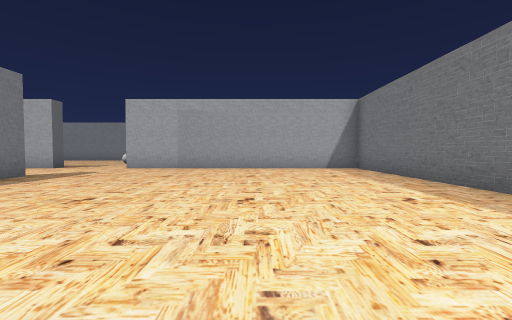
view 1 (above)

21 first-person views from a walk through a scene from a Unity 3-D project. The camera is 1.2 m above the floor, tilts 2° down and sees 90° across. The floor is counted in squares, 2 m on a side. Each view is taken from the middle of a square. On the plan, view 1 faces up. The plan holds only what a view shows up to about 9 squares ahead; the rest is blank. The player is left out. Some surface patterns are stand-ins.

view 2
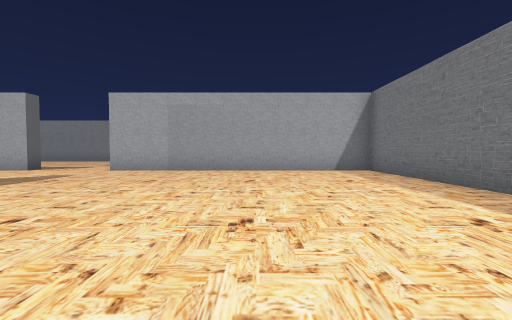

view 3
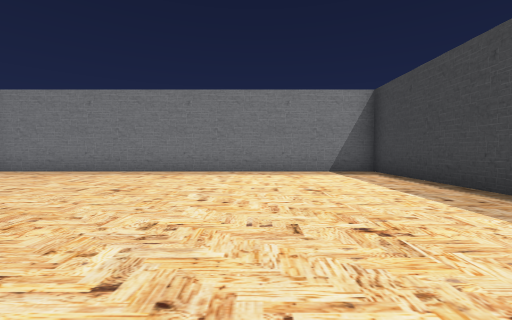

view 4
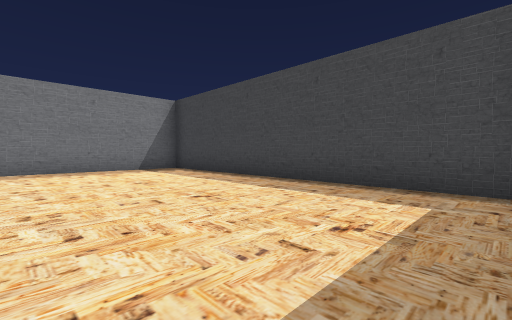

view 5
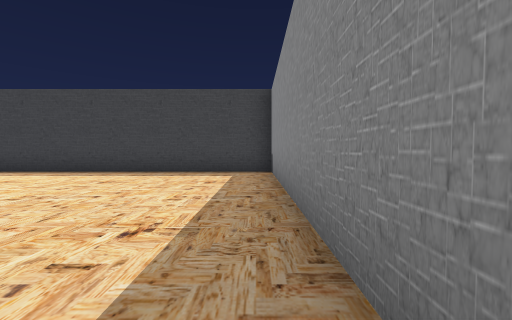

view 6
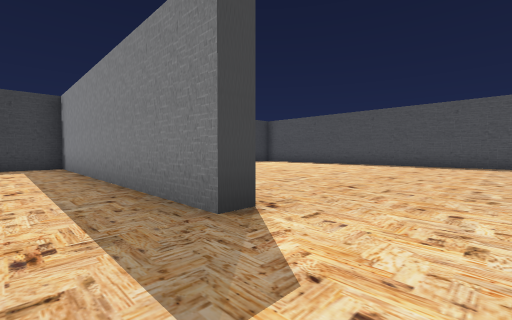

view 7
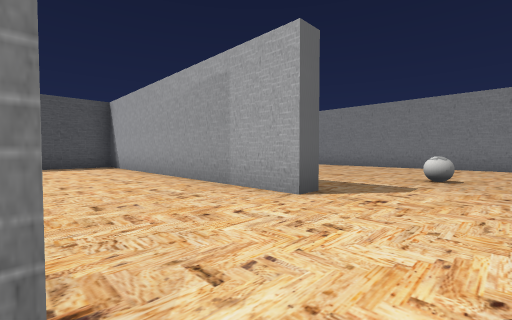

view 8
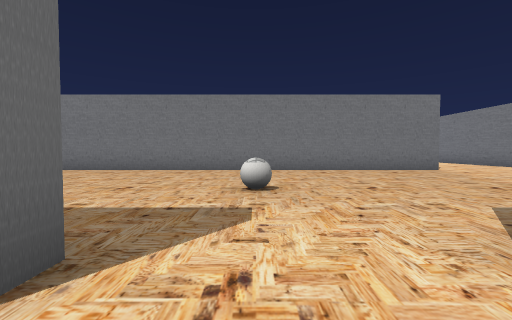

view 9
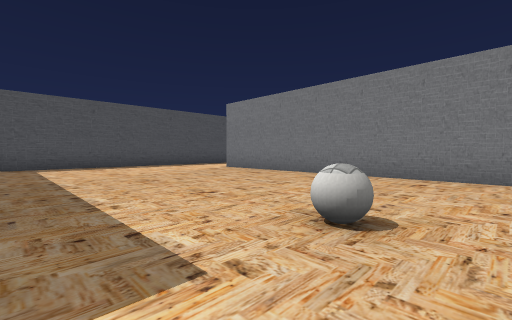

view 10
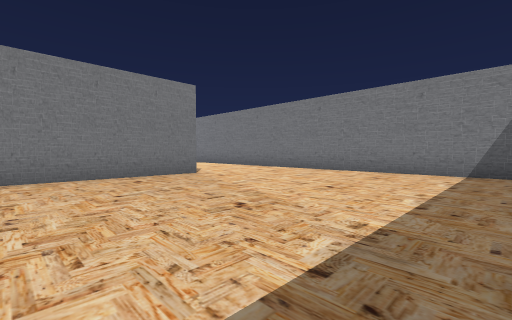

view 11
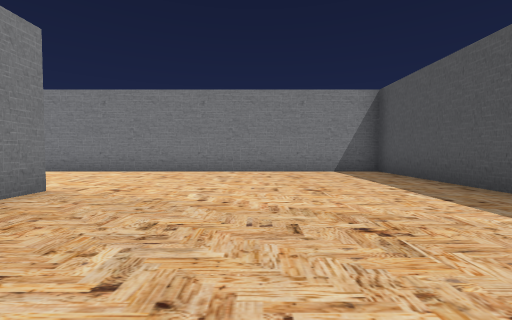

view 12
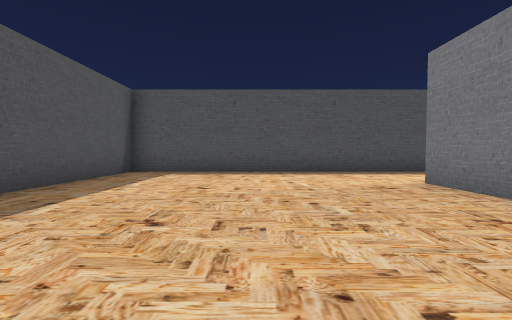

view 13
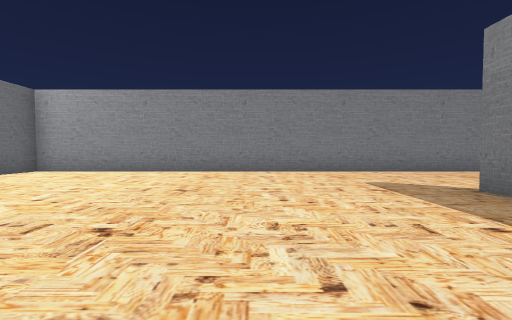

view 14
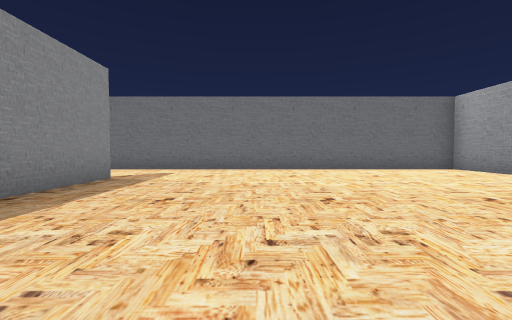

view 15
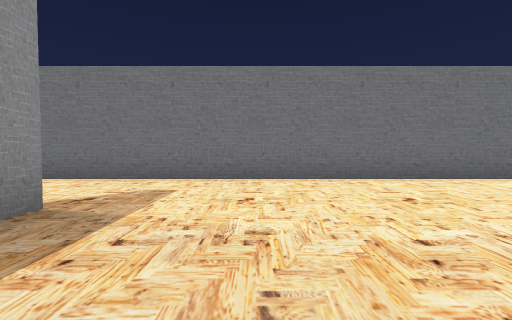

view 16
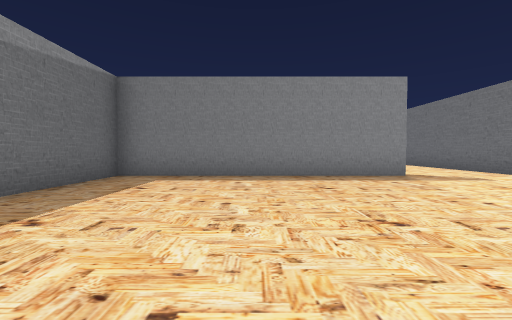

view 17
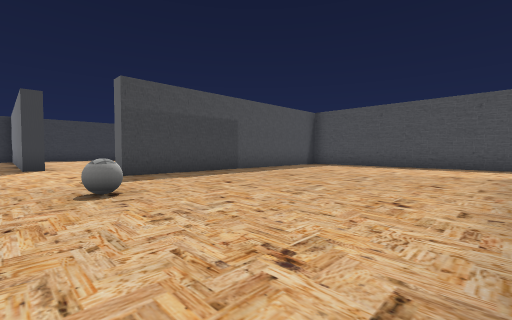

view 18
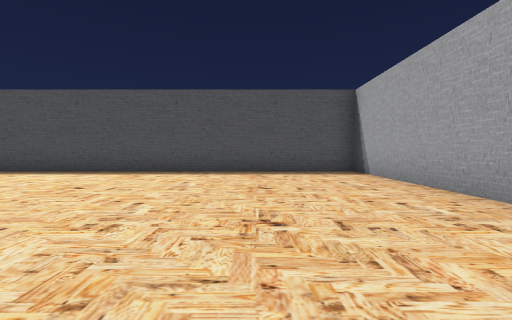

view 19
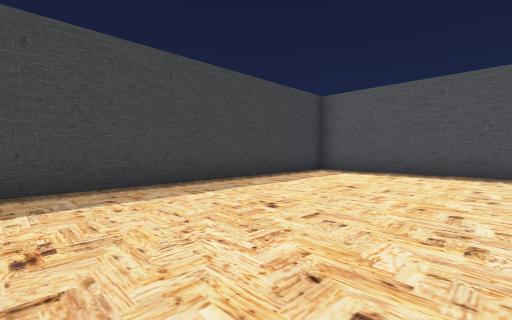

view 20
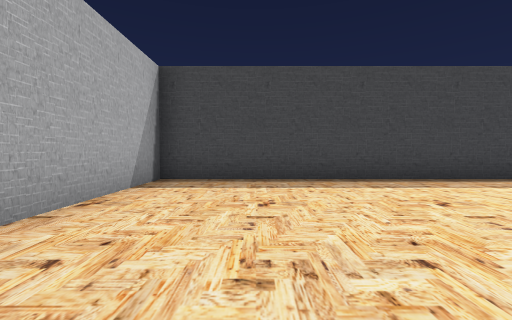

view 21
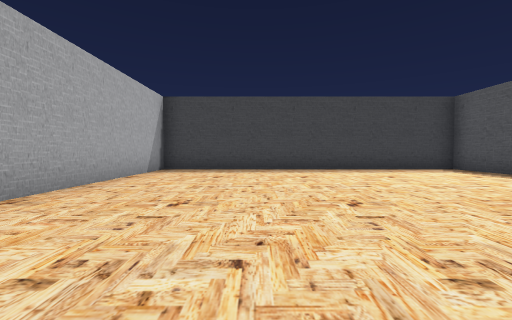

### Floor plan
Ten units are one square. View 1 is at (0, 0); x grows to the right and y downward. Boxes are objects, and circles mark ways between rooms. Rooms are numbered by the first view taken in them; rooms with no view inside come last. Other rooms are left out.
<svg viewBox="-160 -270 200 300">
<path fill="none" stroke="#000" d="M-55 -60 -55 25 35 25 35 -89 -45 -89M-8 -167 -1 -167M-1 -162 -128 -162M-5 -94 35 -94 35 -265 -75 -265M-62 -238 -62 -167 -32 -167M-60 -60 -55 -60M-155 -165 -155 -94 -71 -94 -71 -89 -86 -89M-86 -89 -155 -89 -155 25 -60 25 -60 -30"/>
<rect x="-65" y="-125" width="10" height="10" fill="#bbb"><title>other object</title></rect>
<circle cx="-55" cy="-75" r="3" fill="#2a7"/>
<circle cx="-70" cy="-77" r="3" fill="#2a7"/>
<text x="-10" y="-30">1</text>
<text x="-40" y="-160">2</text>
<text x="-110" y="-30">3</text>
</svg>
Room 1 opens to room 2. Room 2 opens to room 3.

Where each view was taken, in squares from view 1:
view 1: 0 up, 0 right, facing up
view 2: 1 up, 0 right, facing up
view 3: 1 up, 4 left, facing right
view 4: 2 up, 5 left, facing down-right
view 5: 5 up, 5 left, facing down
view 6: 8 up, 4 left, facing down-left
view 7: 6 up, 5 left, facing up-left
view 8: 8 up, 6 left, facing up
view 9: 10 up, 5 left, facing up-left
view 10: 10 up, 4 left, facing up-right
view 11: 13 up, 4 left, facing right
view 12: 13 up, 8 left, facing left
view 13: 20 up, 4 left, facing right
view 14: 18 up, 3 left, facing up
view 15: 21 up, 4 left, facing up
view 16: 20 up, 0 right, facing left
view 17: 16 up, 5 left, facing down-left
view 18: 6 up, 8 left, facing left
view 19: 2 up, 8 left, facing down-left
view 20: 3 up, 8 left, facing down
view 21: 6 up, 9 left, facing down
